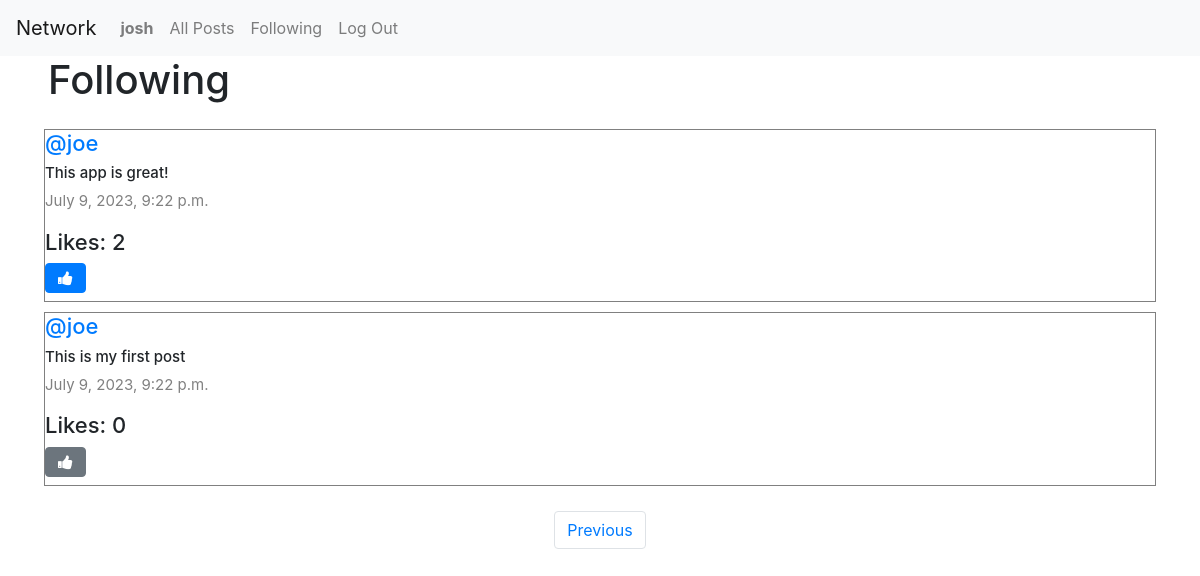
Page /following?page=2 (signed in) on the committed database.
### network/models.py (models this page shows, shortened)
class User(AbstractUser):
    pass

class Post(models.Model):
    content = models.CharField(max_length=140)
    user = models.ForeignKey(User, on_delete=models.CASCADE, related_name="author")
    date = models.DateTimeField(auto_now_add=True)
    def likes_count(self):
        return self.post_like.count()

### network/views.py (the view)
# urls.py: path("following", views.following, name="following"),
def following(request):
    current_user = User.objects.get(pk=request.user.id)
    users_following = Follow.objects.filter(user=current_user)
    all_posts = Post.objects.all().order_by('id').reverse()
    posts_of_following = []
    for post in all_posts:
        for each_user in users_following:
            if each_user.user_follower == post.user:
                posts_of_following.append(post)
    paginator = Paginator(posts_of_following, 10)
    page_number = request.GET.get('page')
    posts_of_the_page = paginator.get_page(page_number)
    all_likes = Like.objects.all()
    posts_user_liked = []
    try:
        for like in all_likes:
            if like.user.id == request.user.id:
                posts_user_liked.append(like.post.id)
    except:
        posts_user_liked = []
    return render(request, "network/following.html", {
        "posts_of_the_page": posts_of_the_page,
        "posts_user_liked": posts_user_liked
    })

### network/templates/network/following.html (shortened to what this page needs)
{% extends "network/layout.html" %}
{% block body %}
    <h1 class="mx-5">Following</h1>
    <div class="all-posts mx-4">
        {% for post in posts_of_the_page %}
            <div class="row post">
                <h5 class="username"><a href="{% url 'profile' user_id=post.user.id %}">@{{ post.user }}</a></h5>
                <h6 class="content" id="content_{{ post.id }}">{{ post.content }}</h6>
                <p class="date">{{ post.date }}</p>
                <h5 class="likes" id="like-count-{{ post.id }}">Likes: {{ post.likes_count }}</h5>
                {% if user.is_authenticated %}
                        <div class="d-flex justify-content-start align-items-center mb-2">
                          {% if post.id in posts_user_liked %}
                          <button class="btn btn-primary fa fa-thumbs-up" onclick="likeHandler({{ post.id }})" id="{{ post.id }}"></button>
                          {% else %}
                          <button class="btn btn-secondary fa fa-thumbs-up" onclick="likeHandler({{ post.id }})" id="{{ post.id }}"></button>
                          {% endif %}
                        </div>
                {% endif %}
            </div>
        {% endfor %}
    </div>
    <nav aria-label="Page navigation example">
        <ul class="pagination d-flex justify-content-center">
            {% if posts_of_the_page.has_previous %}
                <li class="page-item"><a class="page-link" href="?page={{ posts_of_the_page.previous_page_number }}">Previous</a></li>
            {% endif %}
        </ul>
      </nav>
{% endblock %}

### network/templates/network/layout.html (shortened to what this page needs)
{% load static %}
<!DOCTYPE html>
<html lang="en">
    <head>
        <link rel="stylesheet" href="https://stackpath.bootstrapcdn.com/bootstrap/4.4.1/css/bootstrap.min.css">
        <link href="{% static 'network/styles.css' %}" rel="stylesheet">
        <link rel="stylesheet" href="https://cdnjs.cloudflare.com/ajax/libs/font-awesome/4.7.0/css/font-awesome.min.css">
    </head>
    <body>
        <nav class="navbar navbar-expand-lg navbar-light bg-light">
            <a class="navbar-brand" href="{% url 'index' %}">Network</a>
            <div>
              <ul class="navbar-nav mr-auto">
                {% if user.is_authenticated %}
                    <li class="nav-item">
                        <a class="nav-link" href="{% url 'profile' user_id=user.id %}"><strong>{{ user.username }}</strong></a>
                    </li>
                {% endif %}
                <li class="nav-item">
                  <a class="nav-link" href="{% url 'index' %}">All Posts</a>
                </li>
                {% if user.is_authenticated %}
                    <li class="nav-item">
                        <a class="nav-link" href="{% url 'following' %}">Following</a>
                    </li>
                    <li class="nav-item">
                        <a class="nav-link" href="{% url 'logout' %}">Log Out</a>
                    </li>
                {% endif %}
              </ul>
            </div>
          </nav>
        <div class="body">
            {% block body %}
            {% endblock %}
        </div>
    </body>
</html>

### network/static/network/styles.css (style rules this page uses)
.all-posts { display: flex; flex-direction: column; justify-content: flex-start; margin: 20px; }
.post { border: 0.1px solid gray; display: flex; justify-content: center; flex-direction: column; box-sizing: border-box; margin: 5px 20px; }
.content { font-size: 15px; }
.username { font-size: 22px; }
.date { color: gray; font-size: 15px; }
.likes { font-size: 22px; }

### rows in the picture
User: username "josh"
Post: user "joe", content "This app is great!", date "July 9, 2023, 9:22 p.m.", likes_count "2"
Post: user "joe", content "This is my first post", date "July 9, 2023, 9:22 p.m.", likes_count "0"
